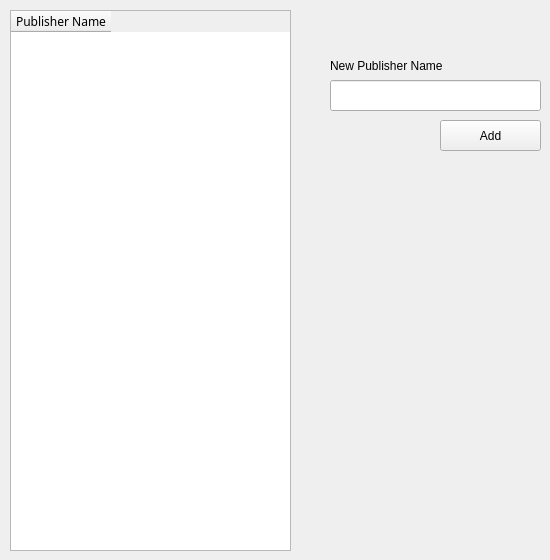
      <widget class="QWidget" name="tab_11">
       <attribute name="title">
        <string>Publishers</string>
       </attribute>
       <widget class="QLabel" name="label_12">
        <property name="geometry">
         <rect>
          <x>330</x>
          <y>50</y>
          <width>131</width>
          <height>31</height>
         </rect>
        </property>
        <property name="text">
         <string>New Publisher Name</string>
        </property>
       </widget>
       <widget class="QTableWidget" name="tableWidget_4">
        <property name="geometry">
         <rect>
          <x>10</x>
          <y>10</y>
          <width>281</width>
          <height>541</height>
         </rect>
        </property>
        <property name="font">
         <font>
          <family>MV Boli</family>
         </font>
        </property>
        <property name="alternatingRowColors">
         <bool>true</bool>
        </property>
        <property name="sortingEnabled">
         <bool>true</bool>
        </property>
        <attribute name="horizontalHeaderCascadingSectionResizes">
         <bool>true</bool>
        </attribute>
        <column>
         <property name="text">
          <string>Publisher Name</string>
         </property>
        </column>
       </widget>
       <widget class="QPushButton" name="pushButton_11">
        <property name="geometry">
         <rect>
          <x>440</x>
          <y>120</y>
          <width>101</width>
          <height>31</height>
         </rect>
        </property>
        <property name="text">
         <string>Add</string>
        </property>
       </widget>
       <widget class="QLineEdit" name="lineEdit_15">
        <property name="geometry">
         <rect>
          <x>330</x>
          <y>80</y>
          <width>211</width>
          <height>31</height>
         </rect>
        </property>
       </widget>
      </widget>
